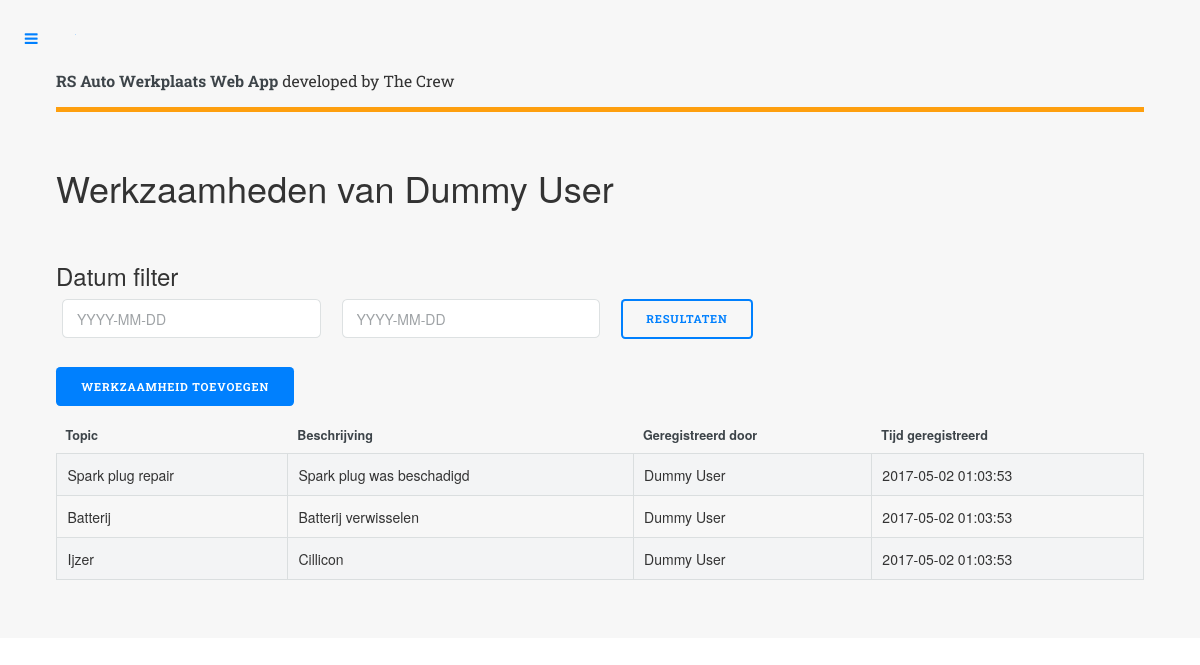
The app's page /overview_activities_user.php?id=2, older data.
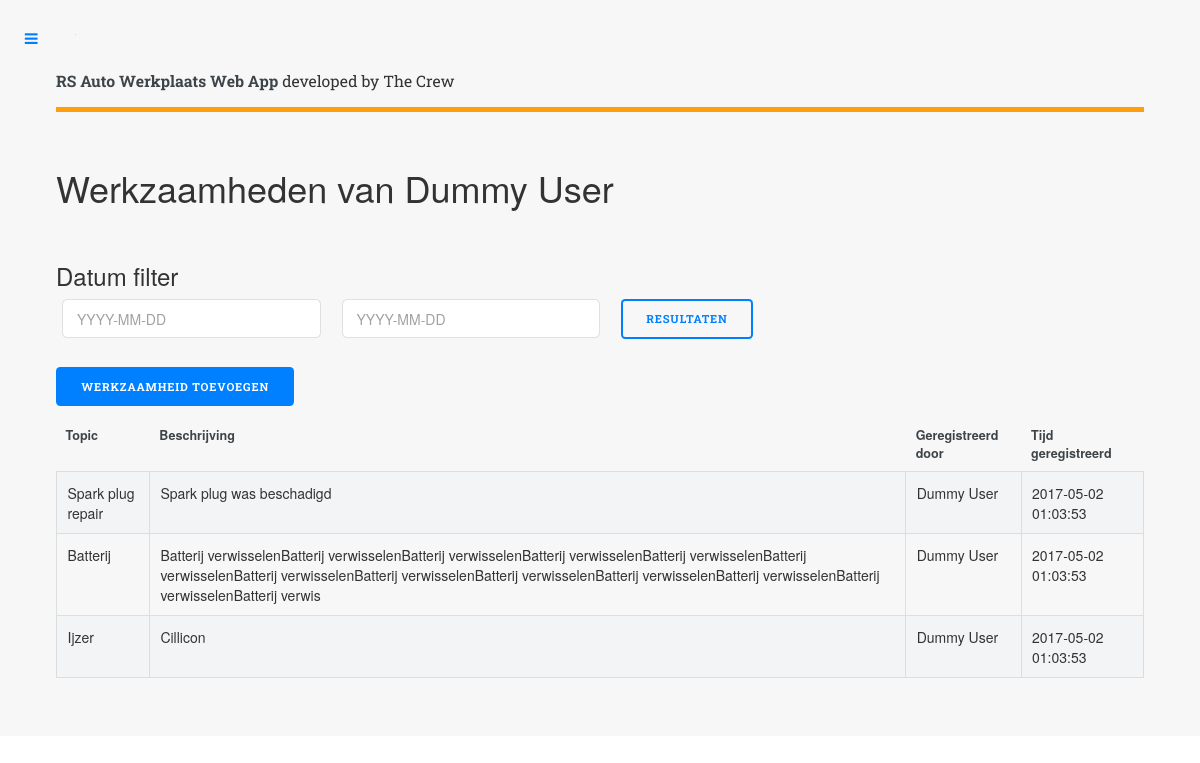
The same page, newer data.
### tables this page shows
CREATE TABLE `activities` (
  `id` int(11) NOT NULL AUTO_INCREMENT,
  `user_id` int(11) NOT NULL,
  `person_id` int(11) NOT NULL,
  `topic` varchar(45) NOT NULL,
  `description` varchar(255) NOT NULL,
  `created_at` timestamp NULL DEFAULT NULL,
  PRIMARY KEY (`id`)
);

CREATE TABLE `users` (
  `id` int(11) NOT NULL AUTO_INCREMENT,
  `user_role_id` int(11) NOT NULL,
  `firstname` varchar(255) NOT NULL,
  `lastname` varchar(255) NOT NULL,
  `address` varchar(255) NOT NULL,
  `email` varchar(255) NOT NULL,
  `phone` varchar(255) NOT NULL,
  `image` varchar(255) NOT NULL DEFAULT '0',
  `password` varchar(255) NOT NULL,
  `created_at` timestamp NOT NULL DEFAULT CURRENT_TIMESTAMP,
  PRIMARY KEY (`id`)
);

### overview_activities_user.php (the view, shortened to what this page needs)
<?php
	require 'includes/head.php';
	require 'backend/db.php';
	$id = $_GET['id'];
	$sql_user = "SELECT * FROM users WHERE id = '$id'";
	$query_user = $conn->query($sql_user);
	while ($result = $query_user->fetch_assoc()) {
		$fullname = $result['firstname'].' '.$result['lastname'];
	}
?>
<div id="wrapper">
		<div id="main">
			<div class="inner">
					<?php
						require 'includes/header.php';
					?>
					<section>
						<header class="main">
							<h1>Werkzaamheden van <?php echo $fullname; ?></h1>
						</header>
						<div class="row 200%">
							<div class="12u 12u$(medium)">
								<h3>Datum filter</h3>
								<form method="POST" action="<?php echo $_SERVER['PHP_SELF']; ?>">
									<div class="row">
										<div class="3u 12u$(xsmall)">
											<input name="date1" class="datepicker" value="" placeholder="YYYY-MM-DD" type="text">
										</div>
										<div class="3u 12u$(xsmall)">
											<input name="date2" class="datepicker" value="" placeholder="YYYY-MM-DD" type="text">
										</div>
										<div class="1u 12u$(xsmall)">
											<button class="button" name="date_range" type="submit">Resultaten</button>
										</div>
									</div>
								</form>
								<a href="add_activity.php" class="button special">Werkzaamheid toevoegen</a>
								<br><br>
								<div class="table-wrapper" style="display: <?php echo $style; ?>">
									<table class="alt">
										<thead>
											<tr>
												<th>Topic</th>
												<th>Beschrijving</th>
												<th>Geregistreerd door</th>
												<th>Tijd geregistreerd</th>
											</tr>
										</thead>
										<tbody>
								<?php
									if(isset($_POST['date_range'])) {
										$date1 = $_POST['date1'];
										$date2 = $_POST['date2'];
										$sql = "SELECT * FROM activities INNER JOIN users ON users.id = activities.user_id WHERE activities.created_at BETWEEN '$date1' AND '$date2' AND users.id = '$id'";
										$query = $conn->query($sql);
										while ($result = $query->fetch_assoc()) {
											$topic = $result['topic'];
											$description = $result['description'];
											$fullname = $result['firstname'].' '.$result['lastname'];
											$created_at = $result['created_at'];
								?>
											<tr>
												<td><?php echo $topic; ?></td>
												<td><?php echo $description; ?></td>
												<td><?php echo $fullname; ?></td>
												<td><?php echo $created_at; ?></td>
											</tr>
								<?php
										}
									} else {
										$sql = "SELECT * FROM activities INNER JOIN users ON users.id = activities.user_id AND users.id = '$id'";
										$query = $conn->query($sql);
										while ($result = $query->fetch_assoc()) {
											$topic = $result['topic'];
											$description = $result['description'];
											$fullname = $result['firstname'].' '.$result['lastname'];
											$created_at = $result['created_at'];
										?>
											<tr>
												<td><?php echo $topic; ?></td>
												<td><?php echo $description; ?></td>
												<td><?php echo $fullname; ?></td>
												<td><?php echo $created_at; ?></td>
											</tr>
								<?php
											}
									}
								?>
										</tbody>
									</table>
								</div>
							</div>
						</div>
					</section>
			</div>
		</div>
</div>
<?php
	require 'includes/foot.php';
?>

Row changes from the older to the newer data that the page shows:
changed activities "Batterij": description "Batterij verwisselen" → "Batterij verwisselenBatterij verwisselenBatterij verwisselenBatterij verwisselenBatterij verwisselenBatterij verwisselenBatterij verwisselenBatterij verwisselenBatterij verwisselenBatterij verwisselenBatterij verwisselenBatterij verwisselenBatterij verwis"
